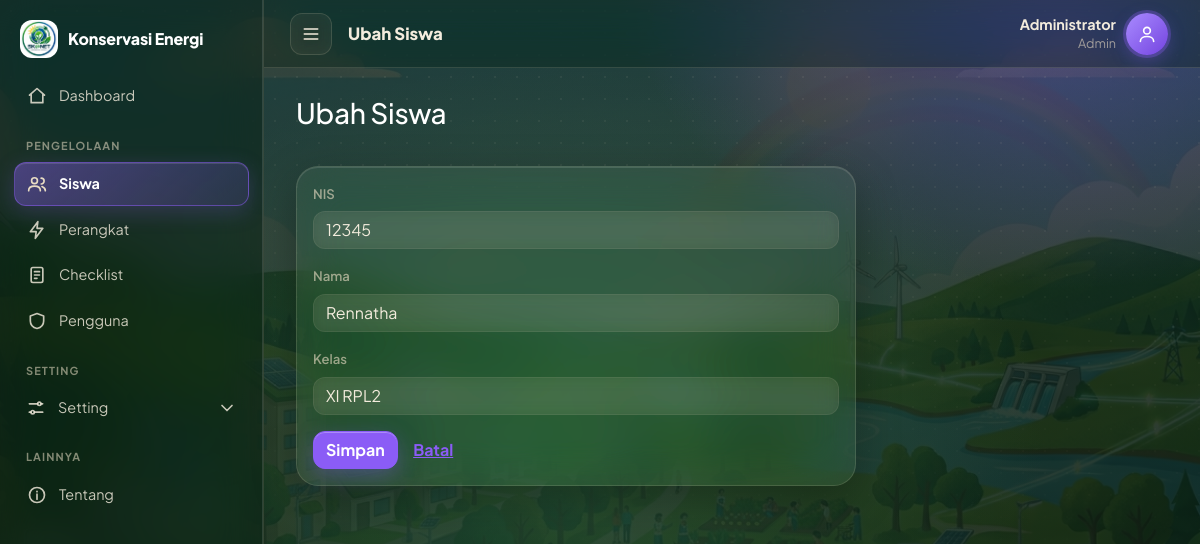
Page /siswa/form.php?nis=12345 (signed in) on the committed database.
### tables this page shows
CREATE TABLE `siswa` (
  `nis` int(10) NOT NULL,
  `nama` varchar(100) NOT NULL,
  `kelas` varchar(10) NOT NULL
);

### siswa/form.php (the view, shortened to what this page needs)
<?php
require_once __DIR__ . '/../includes/functions.php';
$edit = isset($_GET['nis']);
$row = ['nis' => '', 'nama' => '', 'kelas' => ''];
if ($edit) {
    $st = $pdo->prepare('SELECT * FROM siswa WHERE nis = ?');
    $st->execute([(int)$_GET['nis']]);
    $row = $st->fetch();
}
$judul = $edit ? 'Ubah Siswa' : 'Tambah Siswa';
require '../includes/header.php';
?>
<h3 class="mb-3"><?= $judul ?></h3>
<div class="card" style="max-width:560px"><div class="card-body">
<form method="post"><?= csrf_field() ?>
  <div class="mb-3"><label class="form-label">NIS</label>
    <input name="nis" class="form-control" value="<?= e($row['nis']) ?>" <?= $edit ? 'readonly' : 'required' ?> inputmode="numeric" maxlength="10"></div>
  <div class="mb-3"><label class="form-label">Nama</label>
    <input name="nama" class="form-control" value="<?= e($row['nama']) ?>" required maxlength="100"></div>
  <div class="mb-3"><label class="form-label">Kelas</label>
    <input name="kelas" class="form-control" value="<?= e($row['kelas']) ?>" required maxlength="10" placeholder="contoh: XI RPL2"></div>
  <button class="btn btn-success">Simpan</button> <a class="btn btn-link" href="index.php">Batal</a>
</form></div></div>
<?php require '../includes/footer.php'; ?>

### assets/css/app.css (style rules this page uses)
:root, [data-bs-theme=dark] { --forest:#1F3D2B; --sand:#E8DCC4; --volt:#8B5CF6; --pri:#8B5CF6; --pri-d:#7444e0; --on:#fff; --amb:#E8DCC4; --bg:#0f2117; --card:rgba(232,220,196,.07); --hd:rgba(232,220,196,.08); --mu:rgba(232,220,196,.62); --bd:rgba(232,220,196,.15); --txt:#F3ECDD; --glass-hi:rgba(255,255,255,.12); --shadow:0 14px 44px rgba(0,0,0,.30); --glow:rgba(139,92,246,.30); --side:rgba(15,33,23,.55); --pop:#1d3527; --orb1:rgba(139,92,246,.40); --orb2:rgba(232,220,196,.13); --orb3:rgba(56,120,82,.45); --veil1:rgba(10,28,18,.80); --veil2:rgba(10,28,18,.90); --bs-body-bg:transparent; --bs-body-color:var(--txt); --bs-border-color:var(--bd); --bs-body-font-family:"Plus Jakarta Sans",system-ui,sans-serif; --bs-body-font-size:.9rem; --bs-secondary-color:var(--mu); --bs-emphasis-color:#fff; --bs-heading-color:#fff; }
:root { --ease:cubic-bezier(.2,.7,.2,1); }
html { background:var(--bg); }
body { background:transparent; color:var(--txt); min-height:100vh; }
body::before { content:""; position:fixed; inset:0; z-index:-2; pointer-events:none; background: radial-gradient(620px 460px at 88% -4%, var(--orb1), transparent 70%), radial-gradient(560px 460px at -6% 104%, var(--orb2), transparent 70%), radial-gradient(700px 520px at 45% 55%, var(--orb3), transparent 72%), linear-gradient(180deg, var(--veil1) 0%, var(--veil2) 100%), url("../img/bg.jpg") center / cover no-repeat, var(--bg); }
body::after { content:""; position:fixed; inset:0; z-index:-1; pointer-events:none; opacity:.5; background-image:radial-gradient(rgba(232,220,196,.16) 1px, transparent 1.2px); background-size:22px 22px; -webkit-mask-image:linear-gradient(180deg,#000,transparent 75%); mask-image:linear-gradient(180deg,#000,transparent 75%); }
h1,h2,h3,h4,h5,h6 { color:var(--bs-heading-color); letter-spacing:-.01em; }
a { color:var(--pri); }
.card { position:relative; background:var(--card); color:var(--txt); border:1px solid var(--bd); border-radius:22px; -webkit-backdrop-filter:blur(20px) saturate(150%); backdrop-filter:blur(20px) saturate(150%); box-shadow:var(--shadow), inset 0 1px 0 var(--glass-hi); transition:transform .3s var(--ease), box-shadow .3s, border-color .3s, background .3s; }
.form-label { color:var(--mu); font-weight:600; font-size:.82rem; }
.form-control, .form-select { border-radius:12px; background-color:rgba(232,220,196,.07); border:1px solid var(--bd); color:var(--txt); -webkit-backdrop-filter:blur(8px); backdrop-filter:blur(8px); transition:border-color .2s, box-shadow .2s, background-color .2s; }
.form-control::placeholder { color:var(--mu); opacity:.7; }
.btn { border-radius:12px; font-weight:700; transition:transform .18s var(--ease), box-shadow .25s, background-color .2s, border-color .2s, color .2s; }
.btn-success { --bs-btn-bg:var(--pri); --bs-btn-border-color:var(--pri); --bs-btn-color:var(--on); --bs-btn-hover-bg:var(--pri-d); --bs-btn-hover-border-color:var(--pri-d); --bs-btn-hover-color:var(--on); --bs-btn-active-bg:var(--pri-d); --bs-btn-active-border-color:var(--pri-d); --bs-btn-active-color:var(--on); --bs-btn-focus-shadow-rgb:139,92,246; box-shadow:0 8px 22px rgba(139,92,246,.35), inset 0 1px 0 rgba(255,255,255,.28); }
.btn-link { color:var(--pri); }
.page > * { animation:naik .55s var(--ease) both; }
.page > *:nth-child(2) { animation-delay:.06s; }

### rows in the picture
siswa: nis "12345", nama "Rennatha", kelas "XI RPL2"

### other values in the picture
$label "Dashboard Siswa Perangkat Checklist Pengguna Tentang"
$judul "Ubah Siswa"
$u['nama'] "Administrator"
$level "Admin"
